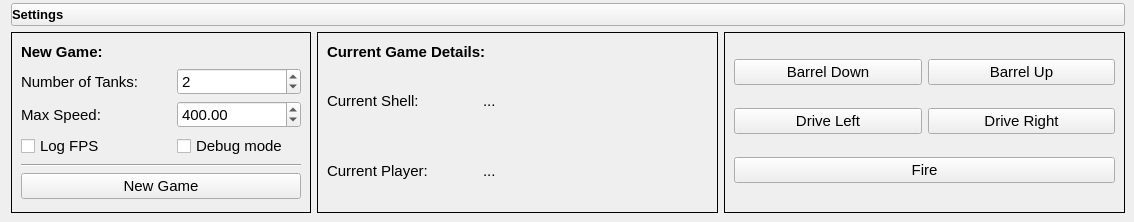
<?xml version="1.0" encoding="UTF-8"?>
<ui version="4.0">
 <class>Settings</class>
 <widget class="QWidget" name="Settings">
  <property name="geometry">
   <rect>
    <x>0</x>
    <y>0</y>
    <width>1134</width>
    <height>222</height>
   </rect>
  </property>
  <property name="sizePolicy">
   <sizepolicy hsizetype="Preferred" vsizetype="Minimum">
    <horstretch>0</horstretch>
    <verstretch>0</verstretch>
   </sizepolicy>
  </property>
  <property name="minimumSize">
   <size>
    <width>0</width>
    <height>0</height>
   </size>
  </property>
  <property name="maximumSize">
   <size>
    <width>16777215</width>
    <height>16777215</height>
   </size>
  </property>
  <property name="font">
   <font>
    <pointsize>11</pointsize>
   </font>
  </property>
  <property name="windowTitle">
   <string>Form</string>
  </property>
  <layout class="QGridLayout" name="gridLayout">
   <property name="topMargin">
    <number>3</number>
   </property>
   <property name="rightMargin">
    <number>9</number>
   </property>
   <property name="bottomMargin">
    <number>9</number>
   </property>
   <item row="2" column="0" colspan="3">
    <widget class="QPushButton" name="expand_collapse_settings_button">
     <property name="font">
      <font>
       <pointsize>10</pointsize>
       <weight>75</weight>
       <italic>false</italic>
       <bold>true</bold>
      </font>
     </property>
     <property name="styleSheet">
      <string notr="true">text-align: left;
font:  bold 10pt;</string>
     </property>
     <property name="text">
      <string>Settings</string>
     </property>
     <property name="icon">
      <iconset>
       <normaloff>icons/expand_down.png</normaloff>icons/expand_down.png</iconset>
     </property>
     <property name="iconSize">
      <size>
       <width>16</width>
       <height>16</height>
      </size>
     </property>
     <property name="checkable">
      <bool>true</bool>
     </property>
     <property name="flat">
      <bool>false</bool>
     </property>
    </widget>
   </item>
   <item row="4" column="0" colspan="3">
    <widget class="QFrame" name="settings_frame">
     <property name="frameShape">
      <enum>QFrame::NoFrame</enum>
     </property>
     <property name="frameShadow">
      <enum>QFrame::Plain</enum>
     </property>
     <layout class="QHBoxLayout" name="horizontalLayout">
      <property name="leftMargin">
       <number>0</number>
      </property>
      <property name="topMargin">
       <number>0</number>
      </property>
      <property name="rightMargin">
       <number>0</number>
      </property>
      <property name="bottomMargin">
       <number>0</number>
      </property>
      <item>
       <widget class="QFrame" name="frame">
        <property name="sizePolicy">
         <sizepolicy hsizetype="Preferred" vsizetype="Preferred">
          <horstretch>0</horstretch>
          <verstretch>0</verstretch>
         </sizepolicy>
        </property>
        <property name="maximumSize">
         <size>
          <width>300</width>
          <height>16777215</height>
         </size>
        </property>
        <property name="frameShape">
         <enum>QFrame::Box</enum>
        </property>
        <property name="frameShadow">
         <enum>QFrame::Plain</enum>
        </property>
        <layout class="QGridLayout" name="gridLayout_6">
         <property name="leftMargin">
          <number>9</number>
         </property>
         <property name="topMargin">
          <number>9</number>
         </property>
         <property name="rightMargin">
          <number>9</number>
         </property>
         <property name="bottomMargin">
          <number>9</number>
         </property>
         <item row="7" column="0" colspan="2">
          <widget class="QPushButton" name="reset_button">
           <property name="font">
            <font>
             <pointsize>11</pointsize>
            </font>
           </property>
           <property name="text">
            <string>New Game</string>
           </property>
          </widget>
         </item>
         <item row="5" column="0">
          <widget class="QCheckBox" name="log_fps_checkbox">
           <property name="font">
            <font>
             <pointsize>11</pointsize>
            </font>
           </property>
           <property name="text">
            <string>Log FPS</string>
           </property>
          </widget>
         </item>
         <item row="5" column="1">
          <widget class="QCheckBox" name="debug_mode_checkbox">
           <property name="font">
            <font>
             <pointsize>11</pointsize>
            </font>
           </property>
           <property name="text">
            <string>Debug mode</string>
           </property>
          </widget>
         </item>
         <item row="4" column="1">
          <widget class="QFrame" name="frame_5">
           <property name="sizePolicy">
            <sizepolicy hsizetype="Preferred" vsizetype="Fixed">
             <horstretch>0</horstretch>
             <verstretch>0</verstretch>
            </sizepolicy>
           </property>
           <property name="frameShape">
            <enum>QFrame::NoFrame</enum>
           </property>
           <property name="frameShadow">
            <enum>QFrame::Plain</enum>
           </property>
           <layout class="QGridLayout" name="gridLayout_7">
            <property name="leftMargin">
             <number>0</number>
            </property>
            <property name="topMargin">
             <number>0</number>
            </property>
            <property name="rightMargin">
             <number>0</number>
            </property>
            <property name="bottomMargin">
             <number>0</number>
            </property>
            <item row="0" column="1">
             <widget class="QDoubleSpinBox" name="max_speed_spinbox">
              <property name="font">
               <font>
                <pointsize>11</pointsize>
               </font>
              </property>
              <property name="minimum">
               <double>1.000000000000000</double>
              </property>
              <property name="maximum">
               <double>1000.000000000000000</double>
              </property>
              <property name="singleStep">
               <double>10.000000000000000</double>
              </property>
              <property name="value">
               <double>400.000000000000000</double>
              </property>
             </widget>
            </item>
           </layout>
          </widget>
         </item>
         <item row="6" column="0" colspan="2">
          <widget class="Line" name="line">
           <property name="orientation">
            <enum>Qt::Horizontal</enum>
           </property>
          </widget>
         </item>
         <item row="2" column="1">
          <widget class="QFrame" name="frame_6">
           <property name="sizePolicy">
            <sizepolicy hsizetype="Preferred" vsizetype="Fixed">
             <horstretch>0</horstretch>
             <verstretch>0</verstretch>
            </sizepolicy>
           </property>
           <property name="frameShape">
            <enum>QFrame::NoFrame</enum>
           </property>
           <property name="frameShadow">
            <enum>QFrame::Plain</enum>
           </property>
           <layout class="QGridLayout" name="gridLayout_8">
            <property name="leftMargin">
             <number>0</number>
            </property>
            <property name="topMargin">
             <number>0</number>
            </property>
            <property name="rightMargin">
             <number>0</number>
            </property>
            <property name="bottomMargin">
             <number>0</number>
            </property>
            <item row="0" column="1">
             <widget class="QSpinBox" name="tank_count_spinbox">
              <property name="font">
               <font>
                <pointsize>11</pointsize>
               </font>
              </property>
              <property name="minimum">
               <number>1</number>
              </property>
              <property name="maximum">
               <number>500</number>
              </property>
              <property name="value">
               <number>2</number>
              </property>
             </widget>
            </item>
           </layout>
          </widget>
         </item>
         <item row="1" column="0" colspan="2">
          <widget class="QLabel" name="label_3">
           <property name="minimumSize">
            <size>
             <width>0</width>
             <height>20</height>
            </size>
           </property>
           <property name="maximumSize">
            <size>
             <width>16777215</width>
             <height>20</height>
            </size>
           </property>
           <property name="font">
            <font>
             <pointsize>11</pointsize>
             <weight>75</weight>
             <bold>true</bold>
            </font>
           </property>
           <property name="text">
            <string>New Game:</string>
           </property>
          </widget>
         </item>
         <item row="4" column="0">
          <widget class="QLabel" name="label_5">
           <property name="sizePolicy">
            <sizepolicy hsizetype="Expanding" vsizetype="Preferred">
             <horstretch>0</horstretch>
             <verstretch>0</verstretch>
            </sizepolicy>
           </property>
           <property name="minimumSize">
            <size>
             <width>150</width>
             <height>0</height>
            </size>
           </property>
           <property name="maximumSize">
            <size>
             <width>150</width>
             <height>16777215</height>
            </size>
           </property>
           <property name="font">
            <font>
             <pointsize>11</pointsize>
            </font>
           </property>
           <property name="text">
            <string>Max Speed: </string>
           </property>
          </widget>
         </item>
         <item row="2" column="0">
          <widget class="QLabel" name="label_4">
           <property name="sizePolicy">
            <sizepolicy hsizetype="Expanding" vsizetype="Preferred">
             <horstretch>0</horstretch>
             <verstretch>0</verstretch>
            </sizepolicy>
           </property>
           <property name="minimumSize">
            <size>
             <width>150</width>
             <height>0</height>
            </size>
           </property>
           <property name="maximumSize">
            <size>
             <width>150</width>
             <height>16777215</height>
            </size>
           </property>
           <property name="font">
            <font>
             <pointsize>11</pointsize>
            </font>
           </property>
           <property name="text">
            <string>Number of Tanks: </string>
           </property>
          </widget>
         </item>
        </layout>
       </widget>
      </item>
      <item>
       <widget class="QFrame" name="flocking_settings">
        <property name="minimumSize">
         <size>
          <width>0</width>
          <height>110</height>
         </size>
        </property>
        <property name="maximumSize">
         <size>
          <width>16777215</width>
          <height>16777215</height>
         </size>
        </property>
        <property name="frameShape">
         <enum>QFrame::Box</enum>
        </property>
        <property name="frameShadow">
         <enum>QFrame::Plain</enum>
        </property>
        <layout class="QGridLayout" name="gridLayout_2">
         <property name="leftMargin">
          <number>9</number>
         </property>
         <property name="topMargin">
          <number>9</number>
         </property>
         <property name="rightMargin">
          <number>9</number>
         </property>
         <property name="bottomMargin">
          <number>9</number>
         </property>
         <property name="verticalSpacing">
          <number>6</number>
         </property>
         <item row="4" column="1">
          <widget class="QLabel" name="current_player_label">
           <property name="text">
            <string>...</string>
           </property>
           <property name="alignment">
            <set>Qt::AlignLeading|Qt::AlignLeft|Qt::AlignVCenter</set>
           </property>
          </widget>
         </item>
         <item row="2" column="0">
          <widget class="QLabel" name="label">
           <property name="minimumSize">
            <size>
             <width>150</width>
             <height>0</height>
            </size>
           </property>
           <property name="maximumSize">
            <size>
             <width>150</width>
             <height>16777215</height>
            </size>
           </property>
           <property name="text">
            <string>Current Shell:</string>
           </property>
           <property name="alignment">
            <set>Qt::AlignLeading|Qt::AlignLeft|Qt::AlignVCenter</set>
           </property>
          </widget>
         </item>
         <item row="2" column="1">
          <widget class="QLabel" name="shell_name_label">
           <property name="text">
            <string>...</string>
           </property>
           <property name="alignment">
            <set>Qt::AlignLeading|Qt::AlignLeft|Qt::AlignVCenter</set>
           </property>
          </widget>
         </item>
         <item row="0" column="0" colspan="2">
          <widget class="QLabel" name="label_6">
           <property name="minimumSize">
            <size>
             <width>0</width>
             <height>20</height>
            </size>
           </property>
           <property name="maximumSize">
            <size>
             <width>16777215</width>
             <height>20</height>
            </size>
           </property>
           <property name="font">
            <font>
             <pointsize>11</pointsize>
             <weight>75</weight>
             <bold>true</bold>
            </font>
           </property>
           <property name="text">
            <string>Current Game Details:</string>
           </property>
          </widget>
         </item>
         <item row="4" column="0">
          <widget class="QLabel" name="label_2">
           <property name="minimumSize">
            <size>
             <width>150</width>
             <height>0</height>
            </size>
           </property>
           <property name="maximumSize">
            <size>
             <width>150</width>
             <height>16777215</height>
            </size>
           </property>
           <property name="text">
            <string>Current Player:</string>
           </property>
           <property name="alignment">
            <set>Qt::AlignLeading|Qt::AlignLeft|Qt::AlignVCenter</set>
           </property>
          </widget>
         </item>
        </layout>
       </widget>
      </item>
      <item>
       <widget class="QFrame" name="frame_2">
        <property name="frameShape">
         <enum>QFrame::Box</enum>
        </property>
        <property name="frameShadow">
         <enum>QFrame::Plain</enum>
        </property>
        <layout class="QGridLayout" name="gridLayout_3">
         <item row="2" column="0" colspan="2">
          <widget class="QPushButton" name="fire_button">
           <property name="text">
            <string>Fire</string>
           </property>
          </widget>
         </item>
         <item row="0" column="1">
          <widget class="QPushButton" name="barrel_up_button">
           <property name="text">
            <string>Barrel Up</string>
           </property>
           <property name="autoRepeat">
            <bool>false</bool>
           </property>
          </widget>
         </item>
         <item row="0" column="0">
          <widget class="QPushButton" name="barrel_down_button">
           <property name="text">
            <string>Barrel Down</string>
           </property>
           <property name="autoRepeat">
            <bool>false</bool>
           </property>
          </widget>
         </item>
         <item row="1" column="0">
          <widget class="QPushButton" name="drive_left_button">
           <property name="text">
            <string>Drive Left</string>
           </property>
           <property name="autoRepeat">
            <bool>false</bool>
           </property>
          </widget>
         </item>
         <item row="1" column="1">
          <widget class="QPushButton" name="drive_right_button">
           <property name="text">
            <string>Drive Right</string>
           </property>
           <property name="autoRepeat">
            <bool>false</bool>
           </property>
          </widget>
         </item>
        </layout>
       </widget>
      </item>
     </layout>
    </widget>
   </item>
  </layout>
 </widget>
 <resources/>
 <connections/>
</ui>
